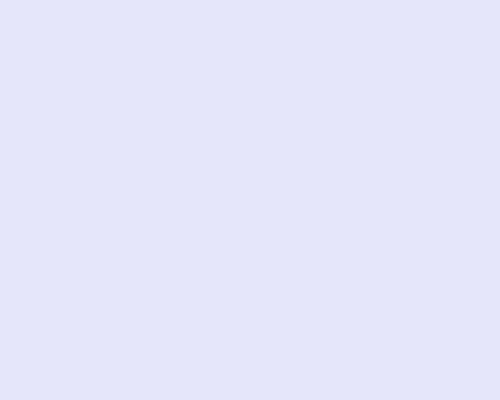
Frame 1 (no input)
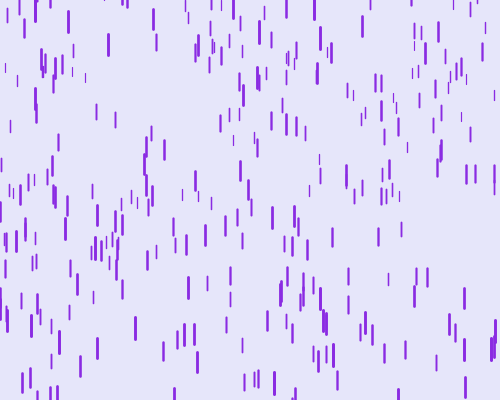
Frame 60 (the mouse pressed at the canvas centre just before this capture)
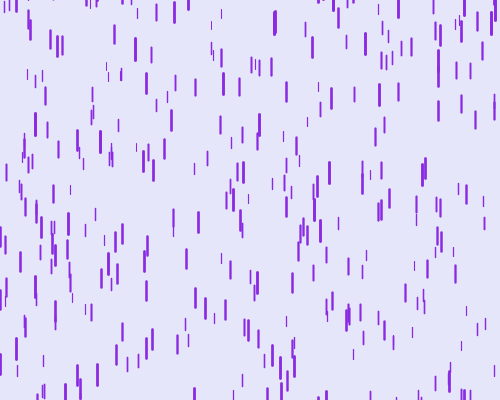
Frame 120 (the mouse held since frame 60 and released just before this capture)

The Processing sketch that drew these frames (run headless with seeded random() and noise(); from frame 60 on, the mouse is pressed at the canvas centre):

// Processing sketch: m09c_purple_rain
// ── m09c_purple_rain.pde
// MODULE 9 - Coding Train Challenge #4: Purple Rain
// Every drop is an object with its own x, y, speed and "closeness" (z).
// Close drops (big z) are longer, thicker and faster. That fakes 3D depth!
class Drop {
  float x, y, z, len, speed;

  Drop() {                               // the constructor builds a new Drop
    x = random(width);
    y = random(-500, -50);               // start above the window
    z = random(0, 20);                   // 0 = far away, 20 = close
    len = map(z, 0, 20, 8, 22);          // map(): turn 0..20 into 8..22
    speed = map(z, 0, 20, 3, 12);
  }

  void fall() {
    y = y + speed;
    if (y > height) {                    // fell off the bottom? back to the top
      y = random(-200, -50);
    }
  }

  void show() {
    stroke(138, 43, 226);                // CHANGE ME: rain colour
    strokeWeight(map(z, 0, 20, 1, 3));
    line(x, y, x, y + len);
  }
}

Drop[] drops = new Drop[400];            // CHANGE ME: how many drops?

void setup() {
  size(500, 400);
  for (int i = 0; i < drops.length; i++) {
    drops[i] = new Drop();
  }
}

void draw() {
  background(230, 230, 250);             // CHANGE ME: sky colour
  for (int i = 0; i < drops.length; i++) {
    drops[i].fall();
    drops[i].show();
  }
}
